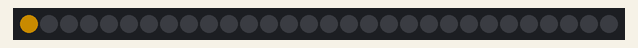
Recording of a sketch running on a simulated Arduino Uno, built with avr-gcc and run on an emulated ATmega328P. Parts: 30 RGB LEDs in strip order, left to right. Dim RGB values are drawn brighter than linear; colours are those a GRB WS2812 strip shows for the declared byte order; random numbers use the default seed unless the sketch sets one. At 13.0 s the program stops and its outputs stay as they are.

Above: at 0.16 s.
At 0.79 s:
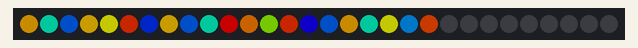
At 4.05 s:
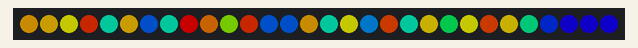
At 7.85 s:
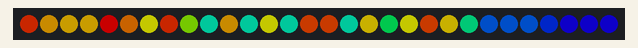
At 11.63 s:
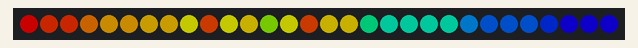
At 13.0 s:
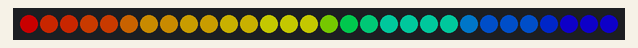

The sketch:

bubblesort.ino
```cpp
#include <FastLED.h>

#include "SparkFunLSM6DS3.h"
#include "Wire.h"
#include "math.h"

// Which pin on the Arduino is connected to the NeoLEDS?
// On a Trinket or Gemma we suggest changing this to 1
#define NUM_LEDS 30
#define DATA_PIN 6
CRGB leds[NUM_LEDS];

int r, g, b;


void setup() {
  Serial.begin(9600);
  FastLED.addLeds<WS2812, DATA_PIN, RGB>(leds, NUM_LEDS);
  FastLED.setBrightness(100);
}

void loop() {
  // put your main code here, to run repeatedly:
  sort();
  exit(0);
}

void sort()
{ int arr[NUM_LEDS];
  for (int j = 0; j < NUM_LEDS; j++)
  {
    int i = random(NUM_LEDS);
    arr[j] = i;
    setColor(i, j);
  }

  for (int m = 0; m < NUM_LEDS - 1; m++) {
    for (int n = 0; n < NUM_LEDS - 1 - m; n++) {
      if (arr[n] > arr[n + 1]) {
        setColor(arr[n + 1], n);
        setColor(arr[n], n + 1);
        int temp = arr[n + 1];
        arr[n + 1] = arr[n];
        arr[n] = temp;
      }

    }
  }
}
void setColor(int color, int led) {
  if (color < NUM_LEDS / 3) {
    r = 255;
    g = floor(250 * 3 * color / NUM_LEDS);
    b = 0;
  } else if (color < NUM_LEDS / 2) {
    r = floor(750 - color * (250 * 6 / NUM_LEDS));
    g = 255;
    b = 0;
  } else if (color < NUM_LEDS * 2 / 3) {
    r = 0;
    g = 255;
    b = floor(color * (250 * 6 / NUM_LEDS) - 750);
  } else if (color < NUM_LEDS * 5 / 6) {
    r = 0;
    g = floor(1250 - color * (250 * 6 / NUM_LEDS));
    b = 255;
  } else {
    r = floor(150 * color * (6 / NUM_LEDS) - 750);
    g = 0;
    b = 255;
  }
  leds[led].setRGB(g, r, b);
  FastLED.show(); // This sends the updated piaXel color to the hardware.
  delay(30);
}
```
